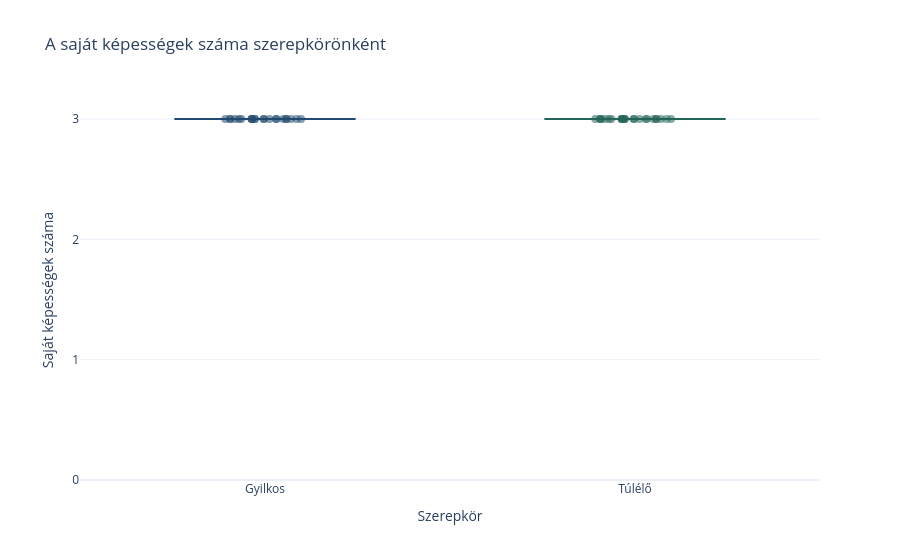

Notebook code cell kept with this figure:
### Markdown cell above
### Karakterenkénti képességek szóródása és eloszlása (boxplot)

A diagram a saját képességek számát hasonlítja össze a gyilkosok és a túlélők között. Az általános képességek nem számítanak bele. Ebben az adatállományban minden karakterhez három saját képesség tartozik, ezért a két doboz egy-egy vonallá esik össze.

### Code cell
own_perks = perks_by_character[perks_by_character["Karakter"] != "Általános"]

boxplot = px.box(
    own_perks,
    x="Szerepkör",
    y="Darabszám",
    color="Szerepkör",
    points="all",
    color_discrete_map={"Gyilkos": "#234a70", "Túlélő": "#256559"},
    labels={"Darabszám": "Saját képességek száma"},
    title="A saját képességek száma szerepkörönként",
    template="plotly_white",
)
boxplot.update_traces(jitter=0.45, pointpos=0, marker=dict(size=8, opacity=0.55))
boxplot.update_yaxes(rangemode="tozero", dtick=1)
boxplot.update_layout(showlegend=False)
boxplot.show()

### Figure 1 — Plotly figure (JSON) as saved in the notebook; plotly's stock layout.template omitted (floating-point values rounded to 4 significant figures)
{"data": [{"alignmentgroup": "True", "boxpoints": "all", "hovertemplate": "Szerepkör=%{x}<br>Saját képességek száma=%{y}<extra></extra>", "jitter": 0.45, "legendgroup": "Gyilkos", "marker": {"color": "#234a70", "opacity": 0.55, "size": 8}, "name": "Gyilkos", "notched": false, "offsetgroup": "Gyilkos", "orientation": "v", "pointpos": 0, "showlegend": true, "type": "box", "x": ["Gyilkos", "Gyilkos", "Gyilkos", "Gyilkos", "Gyilkos", "Gyilkos", "Gyilkos", "Gyilkos", "Gyilkos", "Gyilkos", "Gyilkos", "Gyilkos", "Gyilkos", "Gyilkos", "Gyilkos", "Gyilkos", "Gyilkos", "Gyilkos", "Gyilkos", "Gyilkos", "Gyilkos", "Gyilkos"], "x0": " ", "xaxis": "x", "y": [3, 3, 3, 3, 3, 3, 3, 3, 3, 3, 3, 3, 3, 3, 3, 3, 3, 3, 3, 3, 3, 3], "y0": " ", "yaxis": "y"}, {"alignmentgroup": "True", "boxpoints": "all", "hovertemplate": "Szerepkör=%{x}<br>Saját képességek száma=%{y}<extra></extra>", "jitter": 0.45, "legendgroup": "Túlélő", "marker": {"color": "#256559", "opacity": 0.55, "size": 8}, "name": "Túlélő", "notched": false, "offsetgroup": "Túlélő", "orientation": "v", "pointpos": 0, "showlegend": true, "type": "box", "x": ["Túlélő", "Túlélő", "Túlélő", "Túlélő", "Túlélő", "Túlélő", "Túlélő", "Túlélő", "Túlélő", "Túlélő", "Túlélő", "Túlélő", "Túlélő", "Túlélő", "Túlélő", "Túlélő", "Túlélő", "Túlélő", "Túlélő", "Túlélő", "Túlélő", "Túlélő", "Túlélő", "Túlélő"], "x0": " ", "xaxis": "x", "y": [3, 3, 3, 3, 3, 3, 3, 3, 3, 3, 3, 3, 3, 3, 3, 3, 3, 3, 3, 3, 3, 3, 3, 3], "y0": " ", "yaxis": "y"}], "layout": {"boxmode": "overlay", "legend": {"title": {"text": "Szerepkör"}, "tracegroupgap": 0}, "showlegend": false, "title": {"text": "A saját képességek száma szerepkörönként"}, "xaxis": {"anchor": "y", "categoryarray": ["Gyilkos", "Túlélő"], "categoryorder": "array", "domain": [0.0, 1.0], "title": {"text": "Szerepkör"}}, "yaxis": {"anchor": "x", "domain": [0.0, 1.0], "dtick": 1, "rangemode": "tozero", "title": {"text": "Saját képességek száma"}}}}
